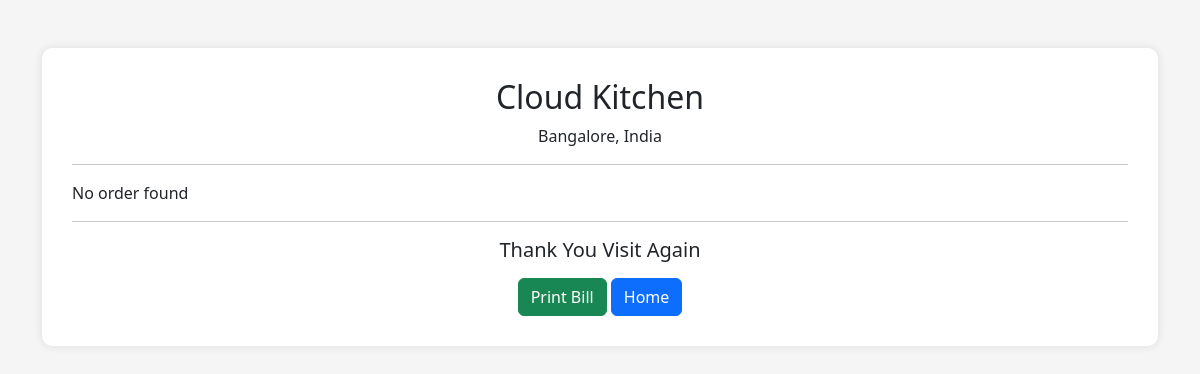
Before: /bill/1 (signed in) with the older database file.
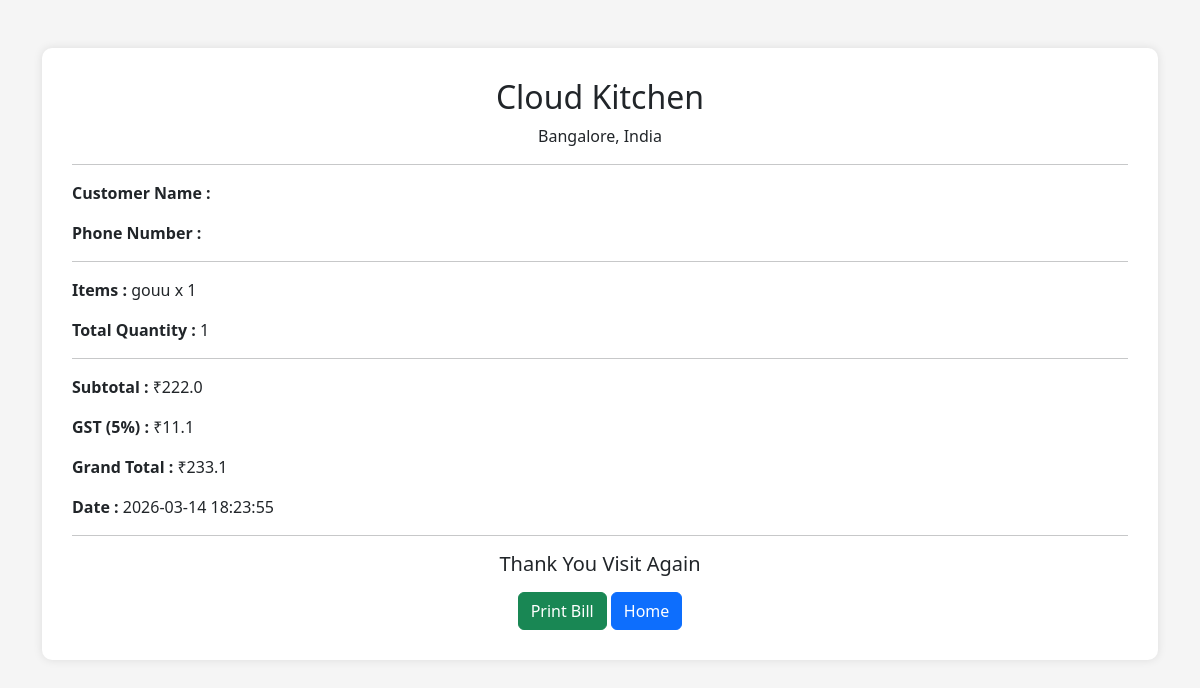
After: the same page with the newer database file.
### tables this page shows
CREATE TABLE orders(
        id INTEGER PRIMARY KEY AUTOINCREMENT,
        item_name TEXT,
        quantity INTEGER,
        total REAL,
        date TEXT
    );

### app.py (the view)
@app.route("/bill/<int:order_id>")
def bill(order_id):
    if not session.get("admin"):
        return redirect("/login")
    conn = sqlite3.connect(DB_PATH)
    cursor = conn.cursor()
    cursor.execute("SELECT * FROM orders WHERE id=?",(order_id,))
    order = cursor.fetchone()
    conn.close()
    if order:
        subtotal = order[3]
        gst = round(subtotal * 0.05,2)
        total = round(subtotal + gst,2)
    else:
        gst = 0
        total = 0
    return render_template(
        "bill.html",
        order=order,
        gst=gst,
        total=total,
        kitchen_name="Cloud Kitchen",
        kitchen_address="Bangalore, India"
    )

### templates/bill.html (shortened to what this page needs)
<!DOCTYPE html>
<html>
<head>
<link href="https://cdn.jsdelivr.net/npm/bootstrap@5.3.0/dist/css/bootstrap.min.css" rel="stylesheet">
</head>
<body>
<div class="container mt-5">
<div class="bill-box">
<h2 class="text-center">{{ kitchen_name }}</h2>
<p class="text-center">
{{ kitchen_address }}
</p>
<hr>
{% if order %}
<p><b>Customer Name :</b> {{ customer_name }}</p>
<p><b>Phone Number :</b> {{ phone_number }}</p>
<hr>
<p><b>Items :</b> {{ order[1] }}</p>
<p><b>Total Quantity :</b> {{ order[2] }}</p>
<hr>
<p><b>Subtotal :</b> ₹{{ order[3] }}</p>
<p><b>GST (5%) :</b> ₹{{ gst }}</p>
<p><b>Grand Total :</b> ₹{{ total }}</p>
<p><b>Date :</b> {{ order[4] }}</p>
{% else %}
<p>No order found</p>
{% endif %}
<hr>
<h5 class="text-center">Thank You Visit Again </h5>
<div class="text-center mt-3 no-print">
<button onclick="window.print()" class="btn btn-success">
Print Bill
</button>
<a href="/" class="btn btn-primary">
Home
</a>
</div>
</div>
</div>
</body>
</html>

Changed rows visible on the page:
added orders: item_name "gouu x 1", quantity "1", total "222.0", date "2026-03-14 18:23:55"
Other visible differences:
{{ gst }}: (not shown) → "11.1"
{{ total }}: (not shown) → "233.1"
text no longer shown: "No order found"
text now shown: "Customer Name : Phone Number : Items : Total Quantity : Subtotal : ₹ GST (5%) : ₹ Grand Total : ₹ Date :"
